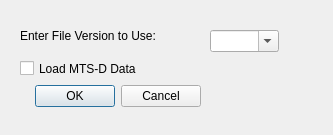
<?xml version="1.0" encoding="UTF-8"?>
<ui version="4.0">
 <class>APBVersionDlg</class>
 <widget class="QDialog" name="APBVersionDlg">
  <property name="geometry">
   <rect>
    <x>0</x>
    <y>0</y>
    <width>333</width>
    <height>135</height>
   </rect>
  </property>
  <property name="windowTitle">
   <string>Override File Version</string>
  </property>
  <property name="sizeGripEnabled">
   <bool>false</bool>
  </property>
  <widget class="QDialogButtonBox" name="buttonBox">
   <property name="geometry">
    <rect>
     <x>20</x>
     <y>80</y>
     <width>181</width>
     <height>32</height>
    </rect>
   </property>
   <property name="orientation">
    <enum>Qt::Horizontal</enum>
   </property>
   <property name="standardButtons">
    <set>QDialogButtonBox::Cancel|QDialogButtonBox::Ok</set>
   </property>
  </widget>
  <widget class="QLabel" name="labelVersion">
   <property name="geometry">
    <rect>
     <x>20</x>
     <y>20</y>
     <width>181</width>
     <height>31</height>
    </rect>
   </property>
   <property name="text">
    <string>Enter File Version to Use:</string>
   </property>
  </widget>
  <widget class="QCheckBox" name="checkBoxMTSDData">
   <property name="geometry">
    <rect>
     <x>20</x>
     <y>60</y>
     <width>181</width>
     <height>17</height>
    </rect>
   </property>
   <property name="text">
    <string>Load MTS-D Data</string>
   </property>
  </widget>
  <widget class="QComboBox" name="comboBoxVersion">
   <property name="geometry">
    <rect>
     <x>210</x>
     <y>30</y>
     <width>69</width>
     <height>22</height>
    </rect>
   </property>
   <property name="editable">
    <bool>true</bool>
   </property>
  </widget>
 </widget>
 <resources/>
 <connections>
  <connection>
   <sender>buttonBox</sender>
   <signal>accepted()</signal>
   <receiver>APBVersionDlg</receiver>
   <slot>accept()</slot>
   <hints>
    <hint type="sourcelabel">
     <x>248</x>
     <y>254</y>
    </hint>
    <hint type="destinationlabel">
     <x>157</x>
     <y>274</y>
    </hint>
   </hints>
  </connection>
  <connection>
   <sender>buttonBox</sender>
   <signal>rejected()</signal>
   <receiver>APBVersionDlg</receiver>
   <slot>reject()</slot>
   <hints>
    <hint type="sourcelabel">
     <x>316</x>
     <y>260</y>
    </hint>
    <hint type="destinationlabel">
     <x>286</x>
     <y>274</y>
    </hint>
   </hints>
  </connection>
 </connections>
</ui>
